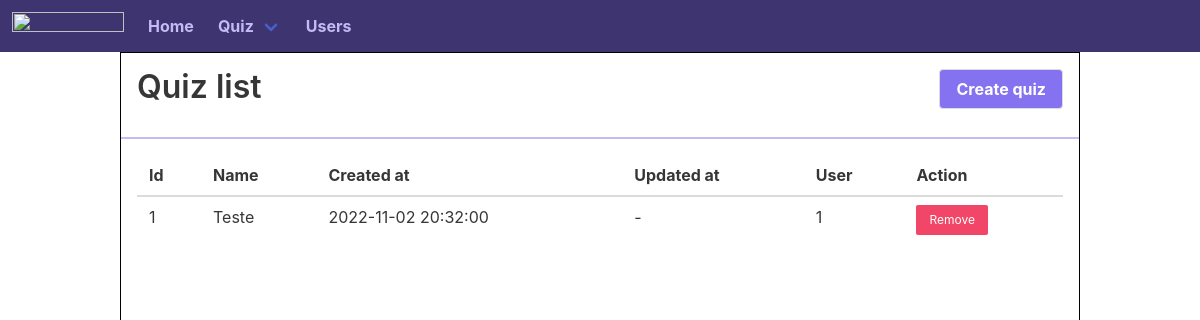
The app's page /quiz/ with its own data.
### app/models/quiz.py (models this page shows, shortened)
class Quiz(db.Model):
  __tablename__ = 'quiz'
  id = db.Column(db.Integer, primary_key=True)
  name = db.Column(db.String(100), nullable=False)
  content = db.Column(db.Text, nullable=False)
  created_at = db.Column(db.DateTime, nullable=False)
  updated_at = db.Column(db.DateTime, nullable=True)
  user_id = db.Column(db.Integer, db.ForeignKey("user.id"))

### app/quiz/controller.py (the view)
@quiz_controller.route('/', methods=['GET'])
def list_quiz():
  quizzes = Quiz.query.all()
  return render_template("list-quiz.html", quizzes=quizzes)

### app/__init__.py (called while the page is built)
def render_login_button():
    return True if session.get('email') else False

### app/templates/list-quiz.html (shortened to what this page needs)
{% extends 'content.html' %}
{% block content %}
<div class="all-width content">
  <div class="header-with-button">
    <h1>Quiz list</h1>
    <a href="/quiz/create"><button class="button">Create quiz</button></a>
  </div>
  <div class="list-body">
    <table class="table is-striped">
      <thead>
        <tr>
          <th>Id</th>
          <th>Name</th>
          <th>Created at</th>
          <th>Updated at</th>
          <th>User</th>
          <th>Action</th>
        </tr>
      </thead>
      <tbody>
        {% for quiz in quizzes %}
        <tr>
          <td>{{ quiz.id }}</td>
          <td>{{ quiz.name }}</td>
          <td>{{ quiz.created_at }}</td>
          <td>
            {% if quiz.updated_at %}
            {{ quiz.updated_at }}
            {% else %}
            -
            {% endif %}
          </td>
          <td>{{ quiz.user_id }}</td>
          <td>
            <button class="button is-small is-danger" onclick="changeVal('{{ quiz.id }}');">Remove</button>
          </td>
        </tr>
        {% endfor %}
      </tbody>
    </table>
  </div>
</div>
{% endblock %}

### app/static/css/base.css (style rules this page uses)
* { margin: 0; padding: 0; --colorDark: #5a5670; --colorPurpleDarker: #3e3570; --colorPurple: #6859bd; --colorPurpleLighter: #8472f0; --colorLight: #c3bbf2; }

### app/static/css/content.css (style rules this page uses)
.all-width { width: 100vw; }
.header-with-button { display: flex; justify-content: space-between; padding: 1em; border-bottom: 2px solid var(--colorLight); }
.header-with-button button { background-color: var(--colorPurpleLighter); color: white; font-weight: bold; }
.list-body { padding: 1em; }

### records on screen
Quiz: id "1", name "Teste", created_at "2022-11-02 20:32:00", user_id "1"
